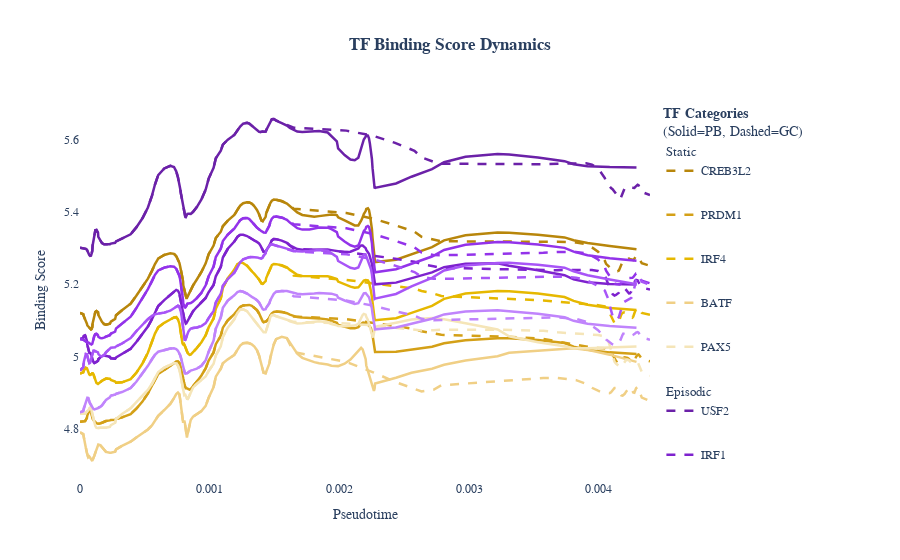

Here is the notebook cell this chart was saved with:
### Code cell
fig = plot_tf_chromatin_dynamics(
    data_df=score, 
    y_axis_label="Binding Score"
)

# Display the figure
fig.show()

fig.write_image("/ocean/projects/cis240075p/asachan/datasets/B_Cell/multiome_1st_donor_UPMC_aggr/dictys_outs/actb1_added_v2/output/figures/tf_binding_score_dynamics_by_category.svg", format='svg', width=2000, height=600)

### Figure 1 — Plotly figure (JSON) as saved in the notebook; plotly's stock layout.template omitted (floating-point values rounded to 4 significant figures; data arrays with more than 128 entries replaced by an {"elided": "..."} marker saying what was removed)
{"data": [{"legendgroup": "CREB3L2", "legendgrouptitle": {"text": "Static"}, "line": {"color": "#B8860B", "dash": "dash", "width": 2.5}, "mode": "lines", "name": "CREB3L2", "showlegend": true, "type": "scatter", "x": {"elided": "143 float values"}, "y": {"elided": "143 float values"}}, {"legendgroup": "CREB3L2", "line": {"color": "#B8860B", "dash": "solid", "width": 2.5}, "mode": "lines", "name": "CREB3L2", "showlegend": false, "type": "scatter", "x": {"elided": "138 float values"}, "y": {"elided": "138 float values"}}, {"legendgroup": "PRDM1", "line": {"color": "#D4A017", "dash": "dash", "width": 2.5}, "mode": "lines", "name": "PRDM1", "showlegend": true, "type": "scatter", "x": {"elided": "143 float values"}, "y": {"elided": "143 float values"}}, {"legendgroup": "PRDM1", "line": {"color": "#D4A017", "dash": "solid", "width": 2.5}, "mode": "lines", "name": "PRDM1", "showlegend": false, "type": "scatter", "x": {"elided": "138 float values"}, "y": {"elided": "138 float values"}}, {"legendgroup": "IRF4", "line": {"color": "#E6B800", "dash": "dash", "width": 2.5}, "mode": "lines", "name": "IRF4", "showlegend": true, "type": "scatter", "x": {"elided": "143 float values"}, "y": {"elided": "143 float values"}}, {"legendgroup": "IRF4", "line": {"color": "#E6B800", "dash": "solid", "width": 2.5}, "mode": "lines", "name": "IRF4", "showlegend": false, "type": "scatter", "x": {"elided": "138 float values"}, "y": {"elided": "138 float values"}}, {"legendgroup": "BATF", "line": {"color": "#F0CF85", "dash": "dash", "width": 2.5}, "mode": "lines", "name": "BATF", "showlegend": true, "type": "scatter", "x": {"elided": "143 float values"}, "y": {"elided": "143 float values"}}, {"legendgroup": "BATF", "line": {"color": "#F0CF85", "dash": "solid", "width": 2.5}, "mode": "lines", "name": "BATF", "showlegend": false, "type": "scatter", "x": {"elided": "138 float values"}, "y": {"elided": "138 float values"}}, {"legendgroup": "PAX5", "line": {"color": "#F5E5B8", "dash": "dash", "width": 2.5}, "mode": "lines", "name": "PAX5", "showlegend": true, "type": "scatter", "x": {"elided": "143 float values"}, "y": {"elided": "143 float values"}}, {"legendgroup": "PAX5", "line": {"color": "#F5E5B8", "dash": "solid", "width": 2.5}, "mode": "lines", "name": "PAX5", "showlegend": false, "type": "scatter", "x": {"elided": "138 float values"}, "y": {"elided": "138 float values"}}, {"legendgroup": "USF2", "legendgrouptitle": {"text": "Episodic"}, "line": {"color": "#6B21A8", "dash": "dash", "width": 2.5}, "mode": "lines", "name": "USF2", "showlegend": true, "type": "scatter", "x": {"elided": "143 float values"}, "y": {"elided": "143 float values"}}, {"legendgroup": "USF2", "line": {"color": "#6B21A8", "dash": "solid", "width": 2.5}, "mode": "lines", "name": "USF2", "showlegend": false, "type": "scatter", "x": {"elided": "138 float values"}, "y": {"elided": "138 float values"}}, {"legendgroup": "IRF1", "line": {"color": "#7E22CE", "dash": "dash", "width": 2.5}, "mode": "lines", "name": "IRF1", "showlegend": true, "type": "scatter", "x": {"elided": "143 float values"}, "y": {"elided": "143 float values"}}, {"legendgroup": "IRF1", "line": {"color": "#7E22CE", "dash": "solid", "width": 2.5}, "mode": "lines", "name": "IRF1", "showlegend": false, "type": "scatter", "x": {"elided": "138 float values"}, "y": {"elided": "138 float values"}}, {"legendgroup": "TFEC", "line": {"color": "#9333EA", "dash": "dash", "width": 2.5}, "mode": "lines", "name": "TFEC", "showlegend": true, "type": "scatter", "x": {"elided": "143 float values"}, "y": {"elided": "143 float values"}}, {"legendgroup": "TFEC", "line": {"color": "#9333EA", "dash": "solid", "width": 2.5}, "mode": "lines", "name": "TFEC", "showlegend": false, "type": "scatter", "x": {"elided": "138 float values"}, "y": {"elided": "138 float values"}}, {"legendgroup": "MEF2A", "line": {"color": "#A855F7", "dash": "dash", "width": 2.5}, "mode": "lines", "name": "MEF2A", "showlegend": true, "type": "scatter", "x": {"elided": "143 float values"}, "y": {"elided": "143 float values"}}, {"legendgroup": "MEF2A", "line": {"color": "#A855F7", "dash": "solid", "width": 2.5}, "mode": "lines", "name": "MEF2A", "showlegend": false, "type": "scatter", "x": {"elided": "138 float values"}, "y": {"elided": "138 float values"}}, {"legendgroup": "MEF2C", "line": {"color": "#C084FC", "dash": "dash", "width": 2.5}, "mode": "lines", "name": "MEF2C", "showlegend": true, "type": "scatter", "x": {"elided": "143 float values"}, "y": {"elided": "143 float values"}}, {"legendgroup": "MEF2C", "line": {"color": "#C084FC", "dash": "solid", "width": 2.5}, "mode": "lines", "name": "MEF2C", "showlegend": false, "type": "scatter", "x": {"elided": "138 float values"}, "y": {"elided": "138 float values"}}], "layout": {"font": {"family": "Arial, sans-serif"}, "legend": {"orientation": "v", "title": {"text": "<b>TF Categories</b><br>(Solid=PB, Dashed=GC)"}, "tracegroupgap": 25, "x": 1.02, "y": 0.5}, "margin": {"r": 250, "t": 100}, "paper_bgcolor": "white", "plot_bgcolor": "white", "title": {"text": "<b>TF Binding Score Dynamics</b>", "x": 0.5}, "xaxis": {"range": [0, 0.004396], "showgrid": true, "title": {"text": "Pseudotime"}}, "yaxis": {"title": {"text": "Binding Score"}}}}
